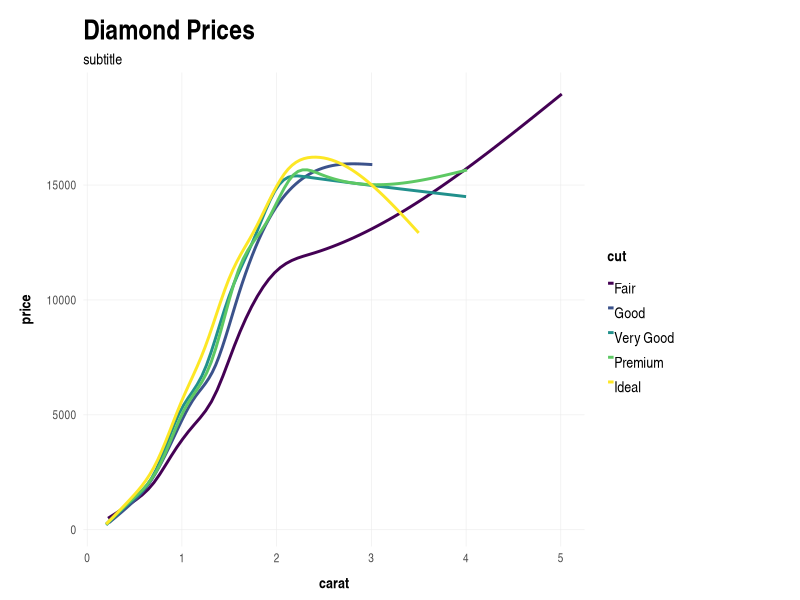
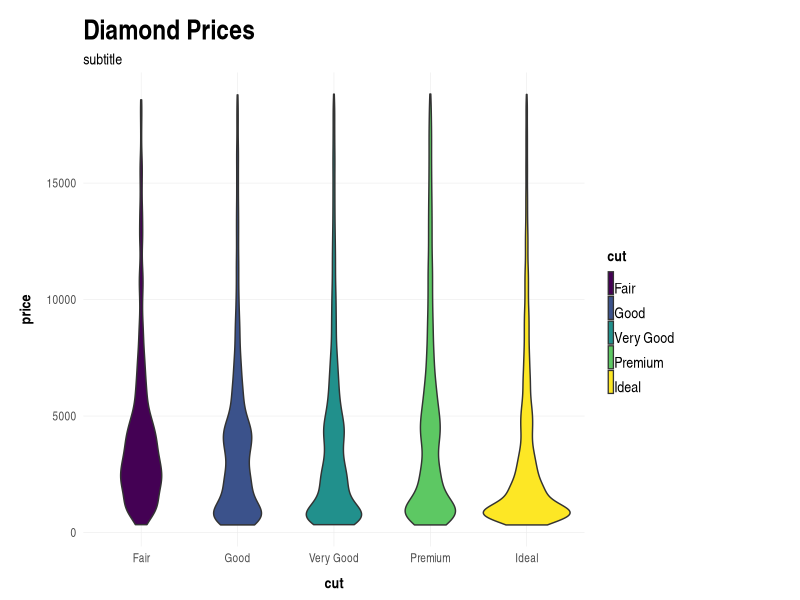

Recreate these plots in R, in order.
library(tidyverse)

#use as reference
?theme
names(pdfFonts())


# Theme JDV ---------------------------------------------------------------


theme_jdv <- function(base_size = 11, 
                      base_family = "Arial Narrow") {
  theme_minimal(base_size = base_size,
                base_family = base_family) %+replace%
    theme(axis.title = element_text(face = 'bold'), 
          axis.title.x = element_text(vjust = -2),
          axis.title.y = element_text(vjust = 4, angle = 90),
          legend.title = element_text(face = 'bold'), 
          legend.text = element_text(margin = margin(t = 7)),
          legend.spacing.x = unit(1.0, 'cm'),
          legend.key.height = unit(5, "pt"),
          legend.key.width = unit(5, "pt"),
          legend.box.margin = margin(t = .6, r = 2, unit = "cm"),
          panel.grid.major = element_line(linetype = 'solid', size = .2), 
          panel.grid.minor = element_blank(),
          panel.background = element_blank(),
          plot.title = element_text(size = 20, face = 'bold', 
                                    hjust = 0, vjust = 3), 
          plot.subtitle = element_text(hjust = 0, vjust = 2),
          plot.margin = unit(c(.8, 1, .5, .8), "cm"),
          strip.text.x = element_text(face = "bold", size = 12),
          complete = FALSE,
          validate = TRUE)
}


# Dark Version ------------------------------------------------------------


theme_jdv_dark <- function(base_size = 11, 
                      base_family = "Arial Narrow") {
  theme_minimal(base_size = base_size,
                base_family = base_family) %+replace%
    theme(axis.title = element_text(face = 'bold', color = "#FFFFFF"),
          axis.title.x = element_text(vjust = -2, color = "#FFFFFF"),
          axis.title.y = element_text(vjust = 4, angle = 90, color = "#FFFFFF"),
          axis.text = element_text(color = "#FFFFFF"),
          legend.title = element_text(face = 'bold', color = "#FFFFFF"),
          legend.text = element_text(color = "#FFFFFF", size = 10),
          panel.grid.major = element_line(linetype = 'dotted', color = "grey42"), 
          panel.grid.minor = element_blank(),
          plot.background = element_rect(fill = "grey20"), 
          plot.title = element_text(size = 18, face = 'bold', 
                                    hjust = 0, vjust = 3, color = "#FFFFFF"), 
          plot.subtitle = element_text(hjust = 0, vjust = 2, color = "#FFFFFF"),
          plot.margin = unit(c(.8, .5, .5, 1), "cm"),
          strip.text = element_text(color = "#FFFFFF", face = "bold", size = 11),
          strip.background = element_rect(size = 8),
          complete = FALSE,
          validate = TRUE)
}


# Test Plots --------------------------------------------------------------

diamonds %>%
  ggplot(aes(carat, price, color = cut)) +
  ggtitle("Diamond Prices", subtitle = "subtitle") +
  geom_smooth(se = FALSE) +
  theme_jdv()

diamonds %>%
  ggplot(aes(cut, price, fill = cut)) +
  ggtitle("Diamond Prices", subtitle = "subtitle") +
  geom_violin() +
  theme_jdv()

